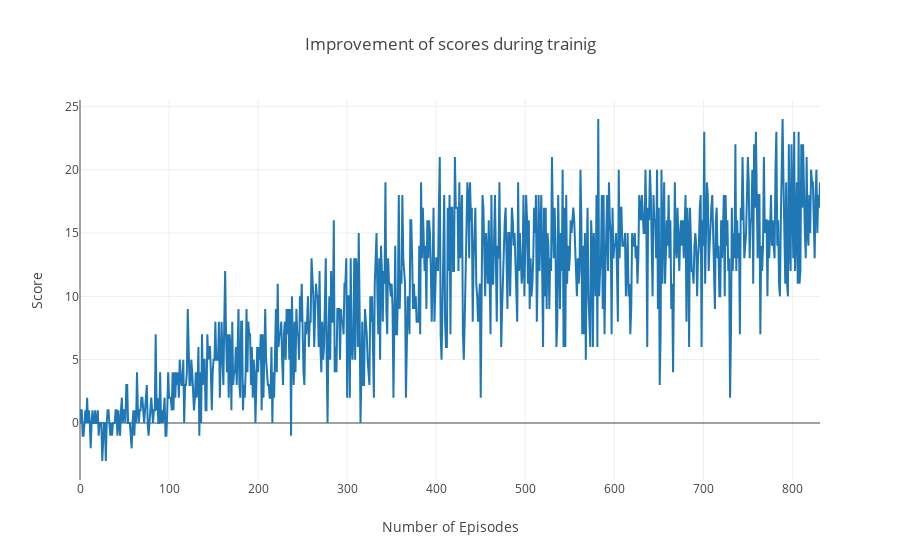

Notebook cell for this chart:
### Code cell
data = [go.Scatter(x=np.arange(len(scores)), y=scores)]
layout = dict(
    title = 'Improvement of scores during trainig',
    xaxis = dict(title = 'Number of Episodes'),
    yaxis = dict(title = 'Score'),
)

fig = dict(data=data, layout=layout)
iplot(fig)

### Figure 1 — Plotly figure (JSON) as saved in the notebook; plotly's stock layout.template omitted (floating-point values rounded to 4 significant figures; data arrays with more than 128 entries replaced by an {"elided": "..."} marker saying what was removed)
{"data": [{"type": "scatter", "x": {"elided": "832 int values"}, "y": {"elided": "832 int values"}}], "layout": {"title": "Improvement of scores during trainig", "xaxis": {"title": "Number of Episodes"}, "yaxis": {"title": "Score"}}}
